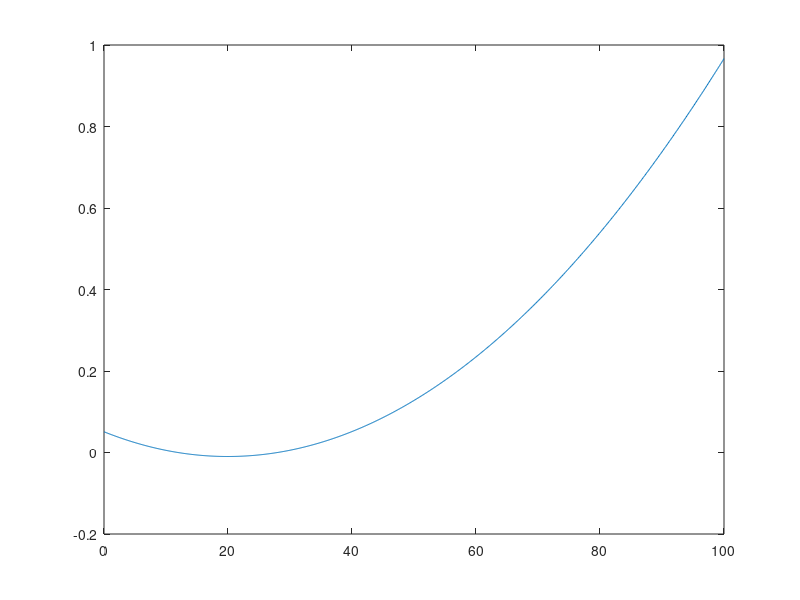

This figure's MATLAB source:
function problem2a()
    clf;
    temperature = [0 10 20 30 40 60 80 100];
    pressure = [0.0061 0.0123 0.0234 0.0424 0.0738 0.1992 0.4736 1.0133];
    X = 0:0.1:100;
    [val,~] = polyfit(temperature, pressure, 2);
    polyval(val,45);
    plot(X,polyval(polyfit(temperature, pressure, 2),X));
    error = abs(0.095848 - polyval(val,45))
end
